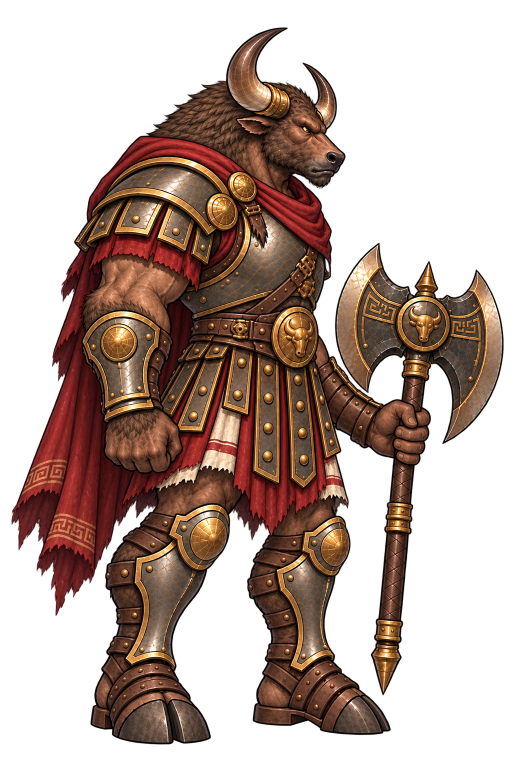
#> input picture work/minotaur_breaker/00_rig_master_rgba.png, 1024 x 1536 px (shown at 1/2 size)
$ python import_minotaur_supplements.py
#> lines starting #> are read from the running program, lines starting #| are printed output that depends on the picture; after the words box and inside, x2 and y2 are one past the last pixel; in counts of white or black regions, pixels touching at a corner belong together
"""Candidate-only local art imports. Frozen references are never written."""
from pathlib import Path
from datetime import datetime, timezone
import json, hashlib
import numpy as np
from PIL import Image, ImageDraw

ROOT=Path(__file__).resolve().parents[1]
W=ROOT/'work/minotaur_breaker'; R=ROOT/'reports/minotaur_breaker'
SIZE=(1024,1536)
def sha(p):return hashlib.sha256(p.read_bytes()).hexdigest()
def mask(name,points):
    m=Image.new('L',SIZE);ImageDraw.Draw(m).polygon(points,fill=255)
    m.save(W/'masks'/f'{name}.png');return np.array(m)>0
def save_part(name,a):
    a[a[:,:,3]==0,:3]=0
    p=W/'candidates/parts'/f'{name}.png';Image.fromarray(a).save(p);return p
def job(number,name,source,output,details):
    record={'job':number,'tool':'built-in image_gen','status':'CANDIDATE_REVIEW_REQUIRED',
      'recorded_at_utc':datetime.now(timezone.utc).isoformat(),'input':str(source.relative_to(ROOT)),
      'input_sha256':sha(source),'raw_output':f'work/minotaur_breaker/raw/{name}.png',
      'raw_sha256':sha(W/'raw'/f'{name}.png'),'output':str(output.relative_to(ROOT)),
      'output_sha256':sha(output),'prompt_file':f'work/minotaur_breaker/prompts/{name}.txt',**details}
    (R/'ai_jobs'/f'{name}.json').write_text(json.dumps(record,indent=2)+'\n',encoding='utf-8')
def main():
    source=W/'00_rig_master_rgba.png'; master=np.array(Image.open(source))
#> in main, master is the input picture: shape (1536, 1024, 4); mean R, G, B, A 50.5, 31.2, 22.8, 117.7
    body=np.array(Image.open(W/'01_complete_body_rgba.png'))
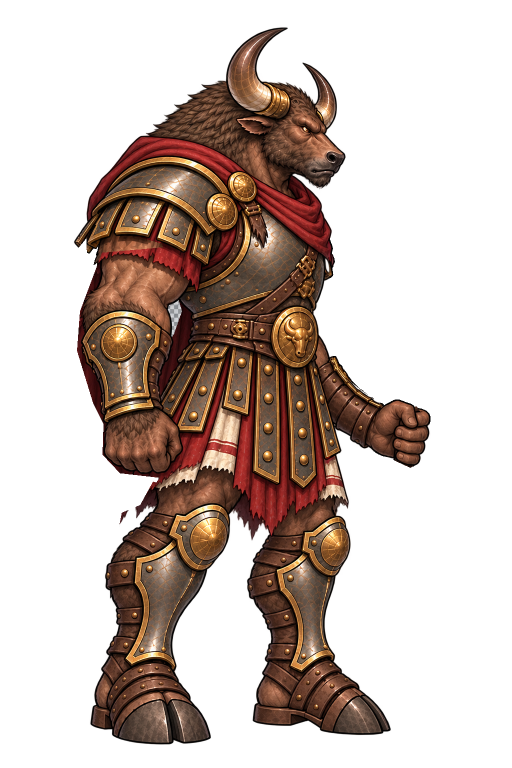
#> input picture work/minotaur_breaker/01_complete_body_rgba.png, 1024 x 1536 px (shown at 1/2 size)
#> body is the input picture: shape (1536, 1024, 4); mean R, G, B, A 63.9, 50, 43.4, 91.3
    # The isolated arm output was enlarged by the tool: record registration explicitly.
    raw=Image.open(W/'raw/003_far_upper_arm.png').convert('RGB')
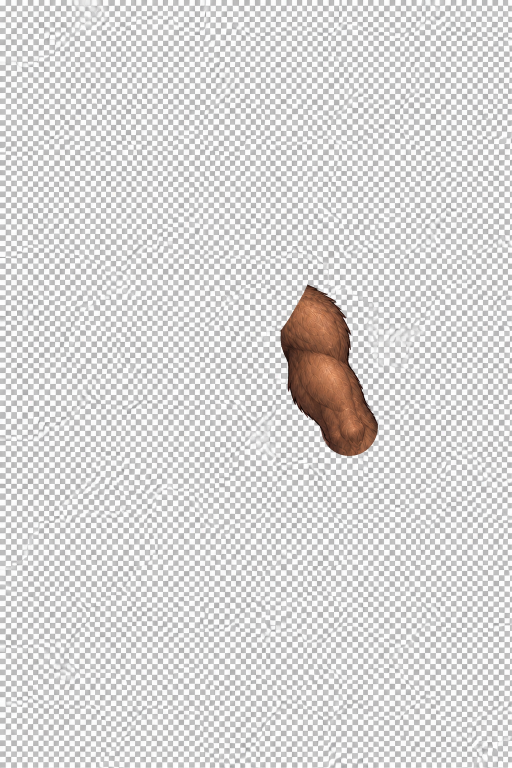
#> input picture work/minotaur_breaker/raw/003_far_upper_arm.png, 1024 x 1536 px (shown at 1/2 size)
#> raw is the input picture: PIL image 1024x1536 RGB; mean R, G, B 216.4, 215.1, 214.6
    crop=raw.crop((550,560,766,930)).resize((150,250),Image.Resampling.LANCZOS)
    c=np.array(crop);rgb=c.astype(int)
    chroma=(rgb.max(2)-rgb.min(2)>24)&(rgb[:,:,0]>rgb[:,:,2]+20)
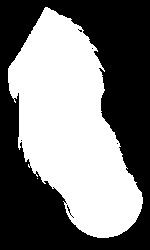
#> chroma: shape (250, 150) bool; 47.4% white; 2 white regions (1 under 20 px), largest, box (x1, y1, x2, y2) and area: (8, 7, 143, 238) 17782
    arm=np.zeros((1536,1024,4),np.uint8);arm[550:800,568:718,:3]=c
    arm[550:800,568:718,3]=chroma.astype(np.uint8)*255
#> arm: shape (1536, 1024, 4); mean R, G, B, A 4.2, 3.6, 3.4, 2.9
    p=save_part('arm_far_upper_completed',arm)
    job('003','003_far_upper_arm',W/'01_complete_body_rgba.png',p,
        {'registration':{'raw_crop':[550,560,766,930],'target_box':[568,550,718,800]},
         'scope':'Only hidden fur upper arm. Original extracted upper arm remains as evidence.',
         'alpha_method':'local brown chroma isolation from baked neutral checker; candidate review required'})
    # Source-visible cape pixels win over AI. New cloth is restricted behind body.
    area=mask('cape_region',[(312,300),(430,360),(418,950),(295,1130),(165,1270),(0,1260),(0,850),(120,500)])
#> in mask, `m = Image.new('L', SIZE)`: m: PIL image 1024x1536 L; every value is 0
#> in mask, `ImageDraw.Draw(m).polygon(points, fill=255)`: m: PIL image 1024x1536 L; 19.4% white; 1 white region, box (x1, y1, x2, y2) and area: (0, 300, 431, 1271) 304726
    visible=area&(master[:,:,3]>0)&(body[:,:,3]==0)
#> visible: shape (1536, 1024) bool; 4.9% white; 17 white regions (16 under 20 px), largest, box (x1, y1, x2, y2) and area: (17, 477, 317, 1234) 77539
    hidden=mask('cape_hidden_completion',[(291,354),(385,391),(411,490),(385,927),(292,1064),(215,1170),(140,1130),(135,673),(185,480)])
#> in mask (call 2), `ImageDraw.Draw(m).polygon(points, fill=255)`: m: PIL image 1024x1536 L; 10.8% white; 1 white region, box (x1, y1, x2, y2) and area: (135, 354, 412, 1171) 169088
    rawcape=Image.open(W/'raw/004_cape.png').convert('RGB')
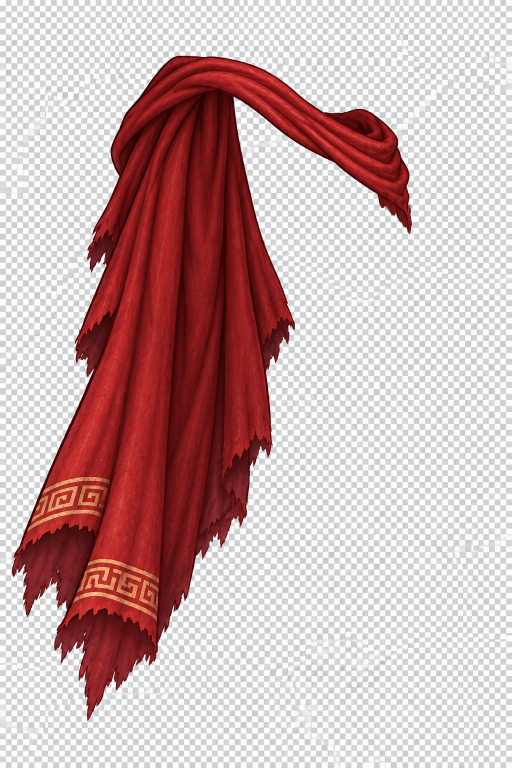
#> input picture work/minotaur_breaker/raw/004_cape.png, 1024 x 1536 px (shown at 1/2 size)
#> rawcape is the input picture: PIL image 1024x1536 RGB; mean R, G, B 201.7, 173.8, 174.7
    reg=rawcape.transform(SIZE,Image.Transform.AFFINE,(1.12,0,-3,0,1.40,-310),Image.Resampling.BICUBIC)
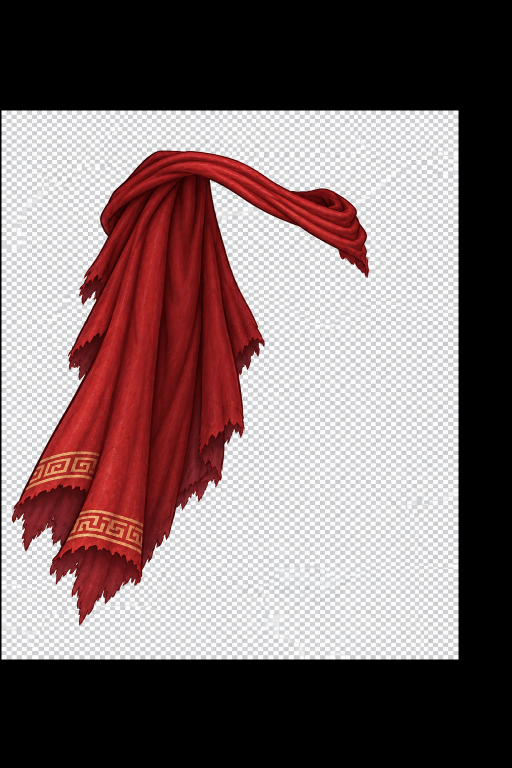
#> reg: PIL image 1024x1536 RGB (shown at 1/2 size); mean R, G, B 128.3, 110.6, 111.1
    c=np.array(reg);ci=c.astype(int)
    red=(ci[:,:,0]>ci[:,:,1]*1.35)&(ci[:,:,0]>ci[:,:,2]*1.35)
#> red: shape (1536, 1024) bool; 17.7% white; 3 white regions (2 under 20 px), largest, box (x1, y1, x2, y2) and area: (24, 301, 738, 1251) 278257
    fill=hidden&red&~visible
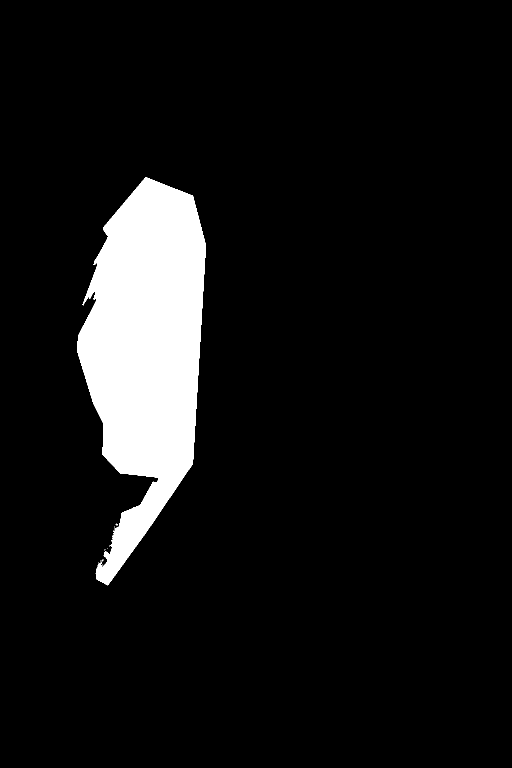
#> fill: shape (1536, 1024) bool (shown at 1/2 size); 8.2% white; 23 white regions (22 under 20 px), largest, box (x1, y1, x2, y2) and area: (154, 354, 412, 1171) 128402
    cape=np.zeros_like(master);cape[fill,:3]=c[fill];cape[fill,3]=255;cape[visible]=master[visible]
#> after `cape[visible] = master[visible]`:
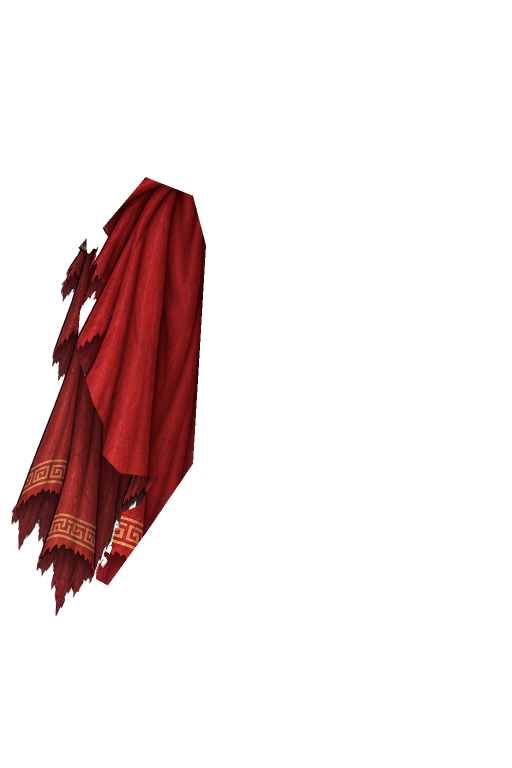
#> cape: shape (1536, 1024, 4) (shown at 1/2 size); mean R, G, B, A 15.2, 3.5, 3.5, 32.5; transparent parts drawn white
    p=save_part('cape',cape)
    job('004','004_cape',source,p,{'source_visible_pixels':int(visible.sum()),'ai_hidden_pixels':int(fill.sum()),
        'visible_source_rgba_changes':int(np.any(cape[visible]!=master[visible],axis=1).sum()),
        'mask':'work/minotaur_breaker/masks/cape_hidden_completion.png',
        'registration_output_to_raw':[1.12,0,-3,0,1.4,-310]})
    # Retain existing equipment completion, remove only the identified forearm remnant.
#> (the run stopped early here; a loop or call above may not have finished)
